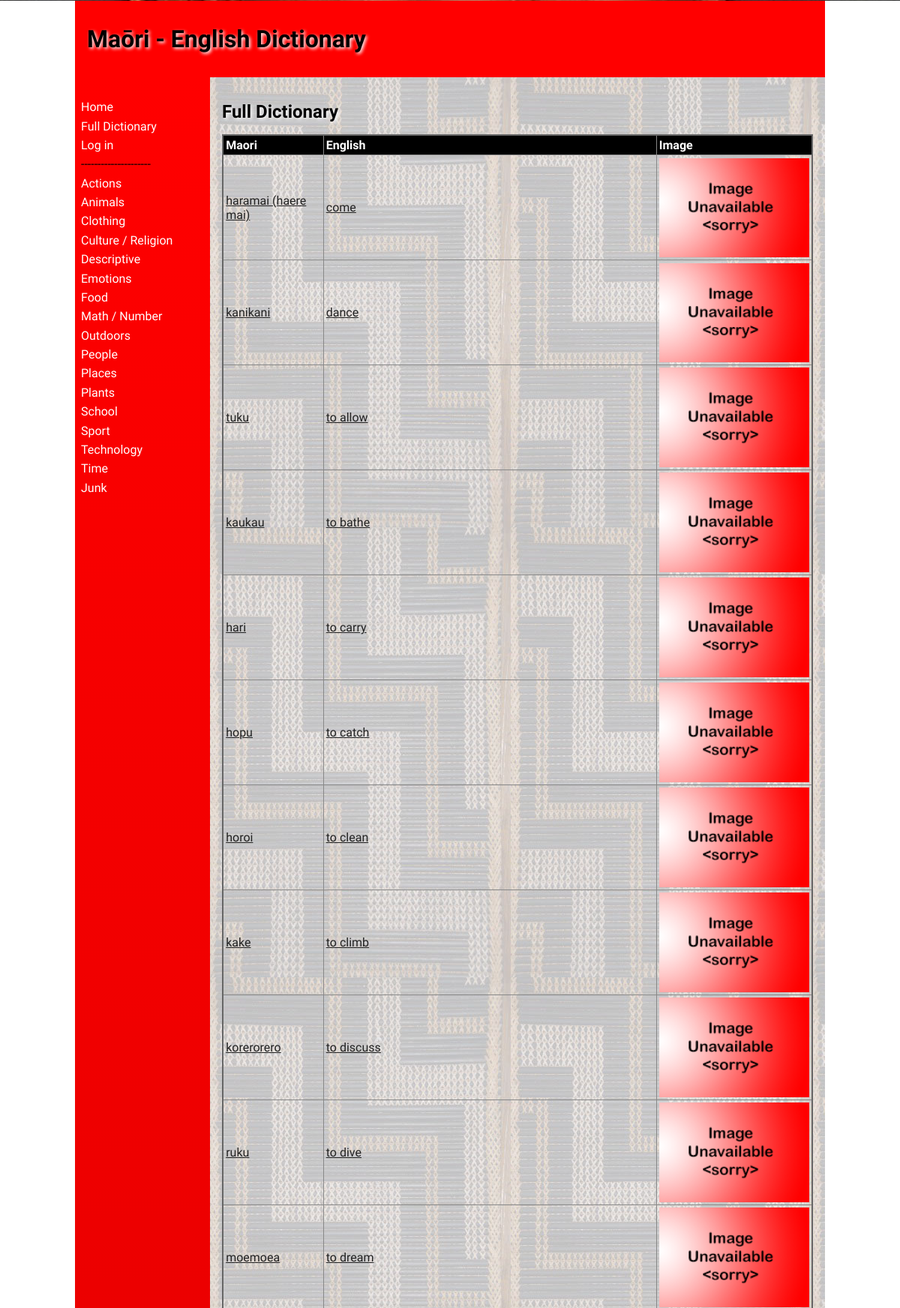
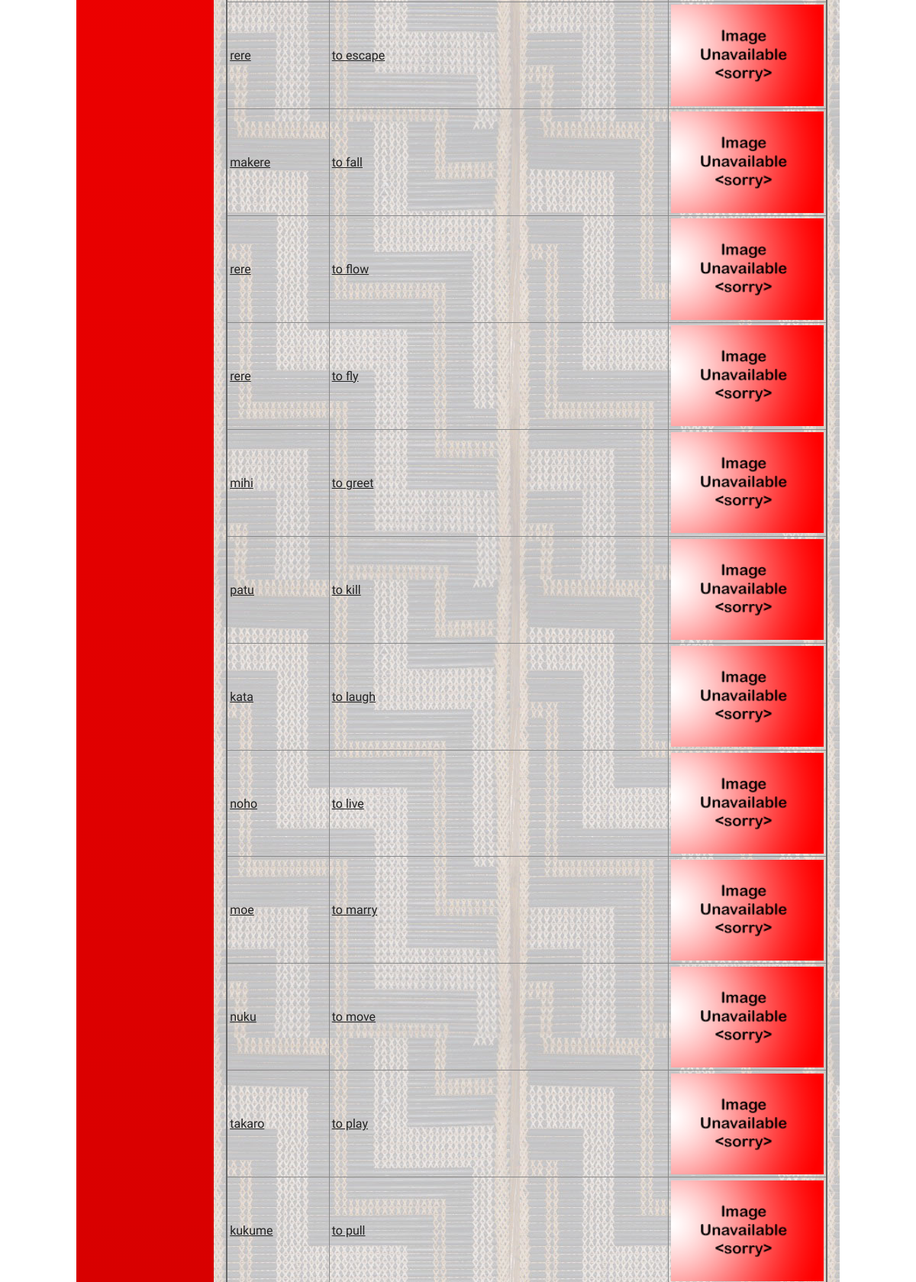
The page /full_dictionary (upper part) on the database its author committed (2 pictures, top to bottom).
### tables this page shows
CREATE TABLE "categories" (
	id integer PRIMARY KEY AUTOINCREMENT,
	category_names varchar
, user_created boolean);

CREATE TABLE "words"
(
	id integer
		primary key autoincrement,
	user_id integer not null
		constraint words_user_details_id_fk
			references user_details,
	category_id integer,
	maori varchar,
	english varchar,
	definition varchar,
	level integer,
	timestamp datetime,
	image varchar
);

### app.py (the view)
@app.route('/full_dictionary')
def render_full_dictionary():
    con = create_connection(DB_NAME)
    query = "SELECT * FROM words"
    cur = con.cursor()
    cur.execute(query)
    fetched_words = cur.fetchall()
    con.close()
    return render_template('full_dictionary.html', logged_in=is_logged_in(), category_list=category_list(),
                           category_words=fetched_words, teacher_perms=is_teacher())

### app.py (called while the page is built)
def create_connection(db_file):
    try:
        connection = sqlite3.connect(db_file)
        connection.execute('pragma foreign_keys=ON')
        return connection
    except Error as e:
        print(e)
    return None

def is_logged_in():
    if session.get("email") is None:
        print("Not logged in")
        return False
    else:
        print("Logged in")
        return True

def is_teacher():
    if not is_logged_in() or (session.get("teacher") is (None or 0)):
        print("Not teacher logged in")
        return False
    else:
        print("Teacher logged in")
        return True

def category_list():
    con = create_connection(DB_NAME)
    query = "SELECT * FROM categories"
    cur = con.cursor()
    cur.execute(query)
    queried_categories = cur.fetchall()
    con.close()
    return queried_categories

### templates/full_dictionary.html (shortened to what this page needs)
{% extends 'base.html' %}
{% block main %}
<table class="table">
    <h2>Full Dictionary</h2>
    <thead>
        <tr>
            <th>Maori</th>
            <th>English</th>
            <th>Image</th>
        </tr>
    </thead>
    <tbody>
    {% for category_word in category_words %}
    <tr>
        <td><a href="/word/{{ category_word [0] }}">{{ category_word[3] }}</a></td>
        <td><a href="/word/{{ category_word [0] }}">{{ category_word[4] }}</a></td>
        <td><img src="/static/images/{{ category_word [8] }}"></td>
    </tr>
    {% endfor %}
    </tbody>
</table>
{% endblock %}

### templates/base.html (shortened to what this page needs)
<!doctype html>
<html lang="en">
<head>
    <link href="{{ url_for('static', filename='css/style.css') }}" rel="stylesheet">
</head>
<body>
<div id="container">
    <header>
        <h1>Maōri - English Dictionary</h1>
    </header>
    <nav>
        <ul>
            <li><a href="\">Home</a></li>
            <li><a href="/full_dictionary">Full Dictionary</a></li>
            {% if logged_in %}
                {% if teacher_perms %}
                    <li><a href="/add_category">Add Category</a></li>
                    <li><a href="/add_word">Add Word</a></li>
                {% endif %}
                <a href="/logout">Log out</a>
            {% else %}
                <li><a href="/login">Log in</a></li>
            {% endif %}
        <li>---------------------</li>
            {% for category in category_list %}
            <li><a href="/category/{{ category[0] }}">{{ category[1] }}</a></li>
            {% endfor %}
        </ul>
    </nav>
    <main>
        {% block main%}{% endblock %}
    </main>
</div>
</body>
</html>

### static/css/style.css (style rules this page uses)
* { font-family: Comfortaa, sans-serif; margin: 0; padding: 0; box-sizing: border-box; }
#container { display: grid; grid-template-columns: 75px auto; grid-template-areas: 'nav header' 'main main' 'footer footer'; }
header { grid-area: header; background-color: #f00; padding: 1rem; }
nav { grid-area: nav; }
main { grid-area: main; padding: 1rem; background-color: #edd; }
h1, h2, h3, h4 { padding: 1rem 0; font-family: 'Suez One', serif; color: #000; text-shadow: 2px 2px 4px #fff; }
a { color: #222; text-decoration: underline; }
img { width: 100%; }
table { width: 100%; border: 2px solid #666; border-collapse: collapse; }
img { display: block; margin-left: auto; margin-right: auto; height: auto; width:200px; }
th, td { border: 1px solid #888; padding: 0.2rem; text-align: left; }
th { background-color: #000; color: #fff; }
@media only screen and (min-width: 768px) { #container { grid-template-columns: 180px auto; grid-template-areas: 'header header' 'nav main' 'footer footer'; } }
@media only screen and (min-width: 768px) { nav { background: linear-gradient(180deg, rgba(255,0,0,1) 0%, rgba(0, 0, 0, 1) 50%, rgba(255,0,0,1) 100%); padding: 0.5rem; } }
@media only screen and (min-width: 768px) { nav ul { list-style: none; } }
@media only screen and (min-width: 768px) { nav li { padding: 0.2rem 0; } }
@media only screen and (min-width: 768px) { nav a { color: #fff; text-decoration: none; } }
@media only screen and (min-width: 768px) { main { background-image: url('/static/images/poutama.jpg'); } }
@media only screen and (min-width: 1000px) { #container { width: 1000px; margin: auto; } }

### rows shown on the page
categories: category_names "Actions"
categories: category_names "Animals"
categories: category_names "Clothing"
categories: category_names "Culture / Religion"
categories: category_names "Descriptive"
categories: category_names "Emotions"
categories: category_names "Food"
categories: category_names "Math / Number"
categories: category_names "Outdoors"
categories: category_names "People"
categories: category_names "Places"
categories: category_names "Plants"
categories: category_names "School"
categories: category_names "Sport"
categories: category_names "Technology"
categories: category_names "Time"
categories: category_names "Junk"
words: maori "haramai (haere mai)", english "come", image (placeholder picture)
words: maori "kanikani", english "dance", image (placeholder picture)
words: maori "tuku", english "to allow", image (placeholder picture)
words: maori "kaukau", english "to bathe", image (placeholder picture)
words: maori "hari", english "to carry", image (placeholder picture)
words: maori "hopu", english "to catch", image (placeholder picture)
words: maori "horoi", english "to clean", image (placeholder picture)
words: maori "kake", english "to climb", image (placeholder picture)
words: maori "korerorero", english "to discuss", image (placeholder picture)
words: maori "ruku", english "to dive", image (placeholder picture)
words: maori "moemoea", english "to dream", image (placeholder picture)
words: maori "rere", english "to escape", image (placeholder picture)
words: maori "makere", english "to fall", image (placeholder picture)
words: maori "rere", english "to flow", image (placeholder picture)
words: maori "rere", english "to fly", image (placeholder picture)
words: maori "mihi", english "to greet", image (placeholder picture)
words: maori "patu", english "to kill", image (placeholder picture)
words: maori "kata", english "to laugh", image (placeholder picture)
words: maori "noho", english "to live", image (placeholder picture)
words: maori "moe", english "to marry", image (placeholder picture)
words: maori "nuku", english "to move", image (placeholder picture)
words: maori "takaro", english "to play", image (placeholder picture)
words: maori "kukume", english "to pull", image (placeholder picture)
